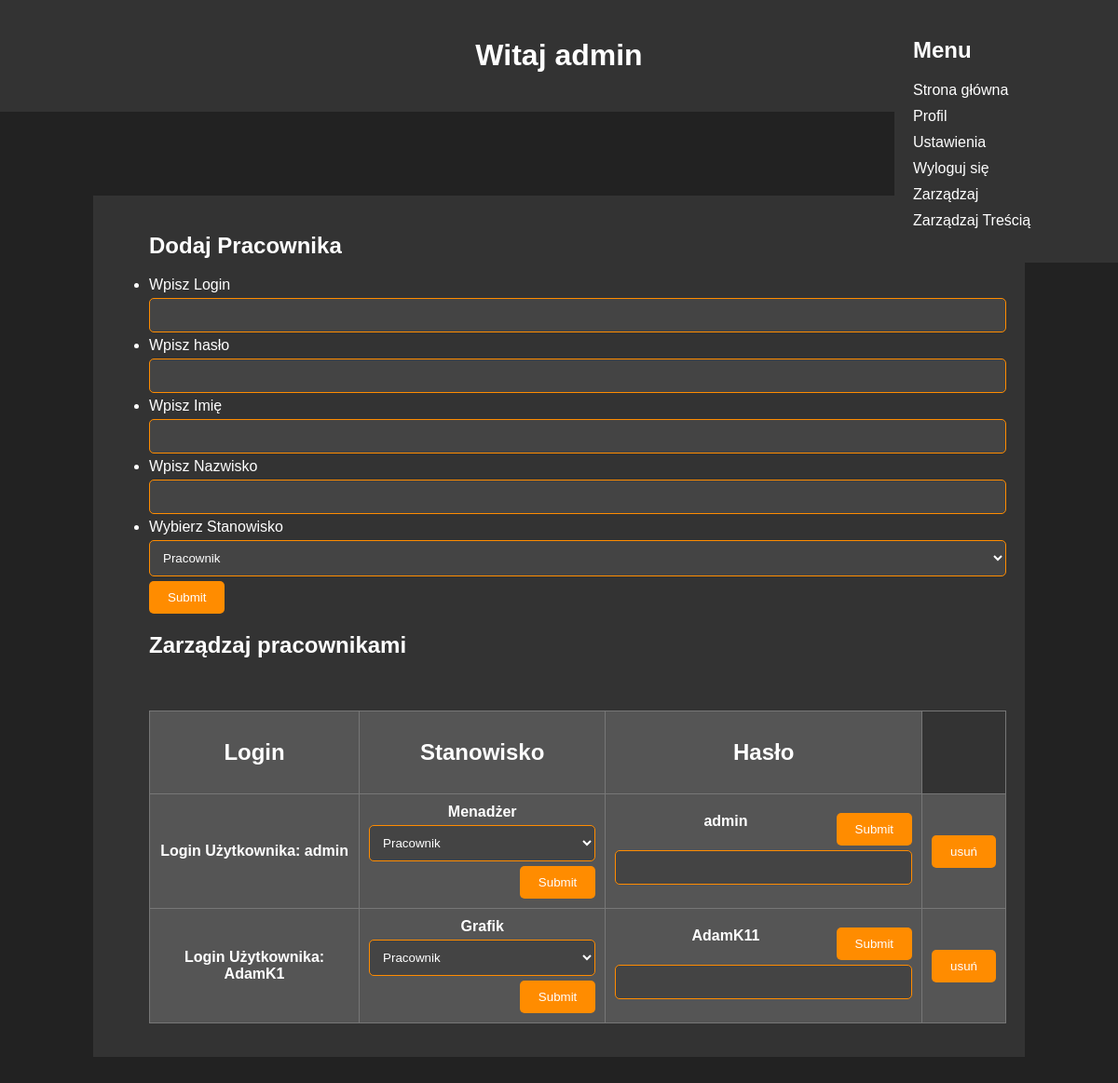
The app's page /manage.php (signed in) with its own data.
### tables this page shows
CREATE TABLE `user_login` (
  `id` int(11) NOT NULL,
  `login` text NOT NULL,
  `haslo` text NOT NULL,
  `Position` text NOT NULL
);

### manage.php (the view, shortened to what this page needs)
<?php
$servername = "localhost";
$username = "root";
$password = "";
$database = "project_1";
$conn = mysqli_connect($servername, $username, $password, $database);
            $sending = '';
            $query = "SELECT `login`, `Position`,`haslo` FROM `user_login`";
            $query_result = mysqli_query($conn, $query);
            if (mysqli_num_rows($query_result) > 0) {
                while ($row = mysqli_fetch_assoc($query_result)){
                    $login = $row['login'];
                    $PositionMain = $row['Position'];
                    $haslo = $row['haslo'];
                    $sending .= '<form method="POST" action="' . htmlspecialchars($_SERVER["PHP_SELF"]) . '">';
                    $sending .= '<tr><th>Login Użytkownika: ' . $login . '</th><th>'
                        . $PositionMain . '<select name="Stanowisko1" style="float:right;">
                        <option value="Pracownik">Pracownik</option>
                        <option value="Księgowa">Księgowa</option>
                        <option value="Grafik">Grafik</option>
                        <option value="Menadżer">Menadżer</option></select>
                        <input type="hidden" name="login" value="' . $login . '">
                        <input type="submit" name="update-position" style="float:right";></th>
                        <th>'
                         . $haslo . '
                         <input type="submit" name="update_password"style="float:right;"
                         ><input type="text" class="cycek" name="change_password" style="float:right;"></th>
                         <th><input type="hidden" name="connect_login" value="' . $login . '">
                         <input type="submit" name="delete_user" value="usuń">
                         </th></tr><br>';
                    $sending .= '</form>';
                }
            }else{
                echo "Brak użytkowników w bazie danych";;
            }
            ?>
<!DOCTYPE html>
<html lang="en">
<head>
    <link rel="stylesheet" href="styles1.css">
</head>
<body>
<div class="welcome-message">
    <h1>Witaj
    <?php
if (isset($_SESSION['login'])) {
    $login = $_SESSION['login'];
    echo htmlspecialchars($login);
} else {
    echo "nieznajomy";
}
?>
</h1>
    </div>
<div class="menu">
        <h2>Menu</h2>
        <ul>
            <li><a href="index.php">Strona główna</a></li>
            <li><a href="profile.php">Profil</a></li>
            <li><a href="settings.php">Ustawienia</a></li>
            <li><a href="logout.php">Wyloguj się</a></li>
            <?php
if(isset($_SESSION['position']) && $_SESSION['position'] == 'Menadżer') {
echo '<li><a href="manage.php">Zarządzaj</a></li>';
}
if(isset($_SESSION['position']) && $_SESSION['position'] == 'Menadżer') {
    echo '<li><a href="manage_content.php">Zarządzaj Treścią</a></li>';
    }
?>
        </ul>
</div>
    <div class="container">
    <div class="main">
    <form method="POST" action="<?php echo htmlspecialchars($_SERVER["PHP_SELF"]); ?>">
            <ul>
                <h2>Dodaj Pracownika</h2>
                <li> Wpisz Login </li><input type="text" name="log">
                <li> Wpisz hasło </li><input type="text" name="haslo">
                <li> Wpisz Imię </li><input type="text" name="name">
                <li> Wpisz Nazwisko </li><input type="text" name="surname">
                <li> Wybierz Stanowisko </li>
                <select name="Stanowisko">
                    <option value="Pracownik">Pracownik</option>
                </select>
                <input type="submit">
            </ul>
            <div class="select-container">
            <ul>
                    <h2>Zarządzaj pracownikami</h2>
                    <table>
                      <tr><th><h2>Login</h2></th><th><h2>Stanowisko</h2></th><th><h2>Hasło</th></h2></tr>
                    <?php
                    echo $sending;
                    ?>
                    </table>
</div>
        </form>
    </div>
    </div>
</body>
</html>

### styles1.css (style rules this page uses)
body { font-family: Arial, sans-serif; background-color: #222; color: #fff; margin: 0; padding: 0; }
.container { display: flex; justify-content: center; align-items: center; flex-direction: column; height: 100vh; }
.welcome-message { text-align: center; background-color: #333; padding: 20px; margin-bottom: 20px; }
.menu { position: fixed; top: 0; right: 0; background-color: #333; width: 200px; padding: 20px; }
.menu ul { list-style-type: none; padding: 0; }
.menu ul li { margin-bottom: 10px; }
.menu ul li a { color: #fff; text-decoration: none; }
.main { background-color: #333; padding: 20px; margin-bottom: 20px; width: 80%; overflow-x: auto; }
input[type="text"], input[type="password"], input[type="number"], select { width: 100%; padding: 10px; margin: 5px 0; border: 1px solid #ff8c00; border-radius: 5px; box-sizing: border-box; background-color: #444; color: #fff; }
input[type="submit"] { background-color: #ff8c00; color: #fff; border: none; padding: 10px 20px; cursor: pointer; border-radius: 5px; }
table { width: 100%; border-collapse: collapse; }
table, th, td { border: 1px solid #777; padding: 10px; }
th { background-color: #555; color: #fff; }

### records on screen
user_login: login "admin", Position "Menadżer", haslo "admin"
user_login: login "AdamK1", Position "Grafik", haslo "AdamK11"

### other values on screen
$login "admin"
